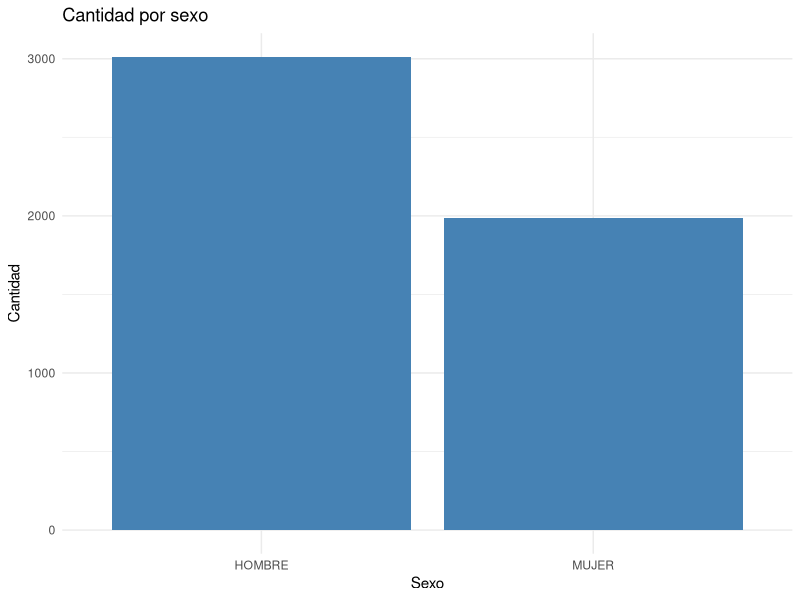
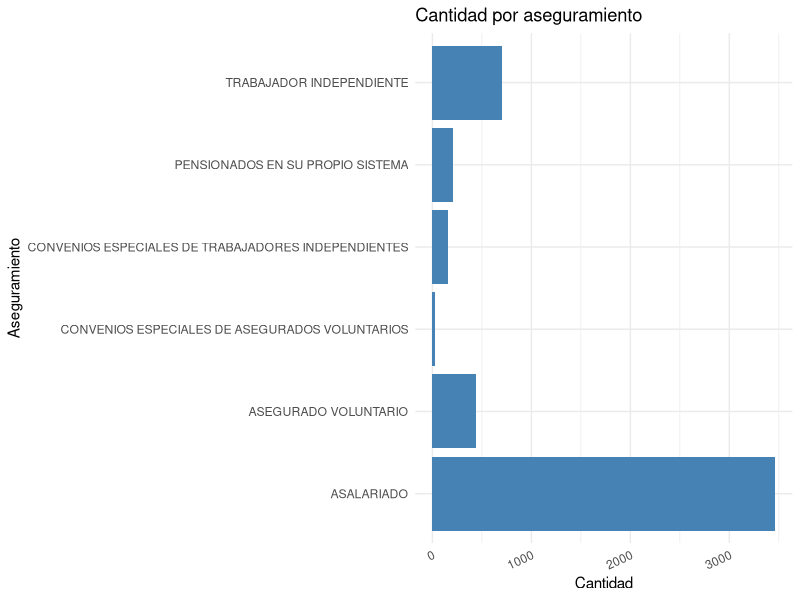
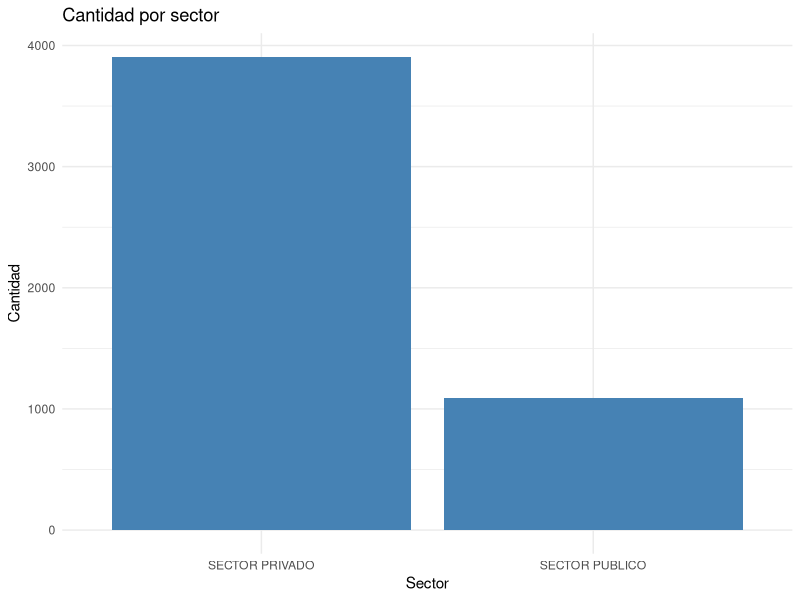
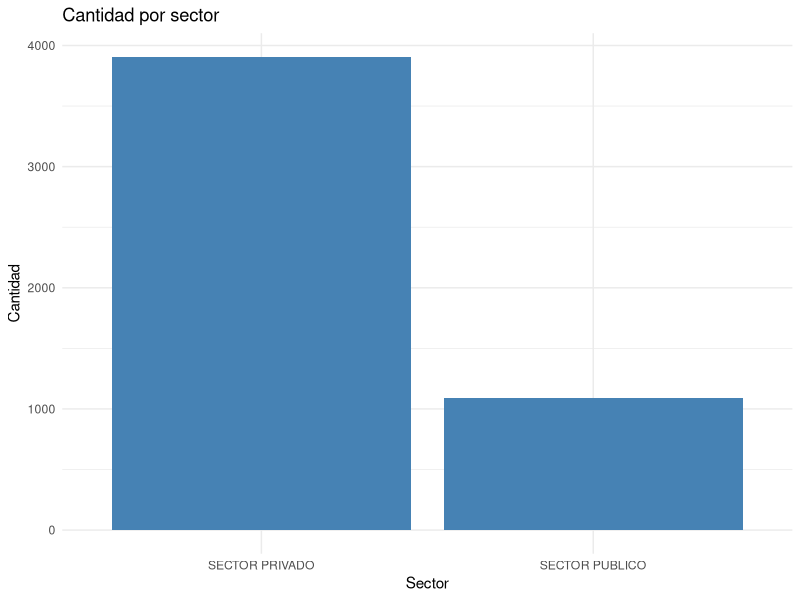
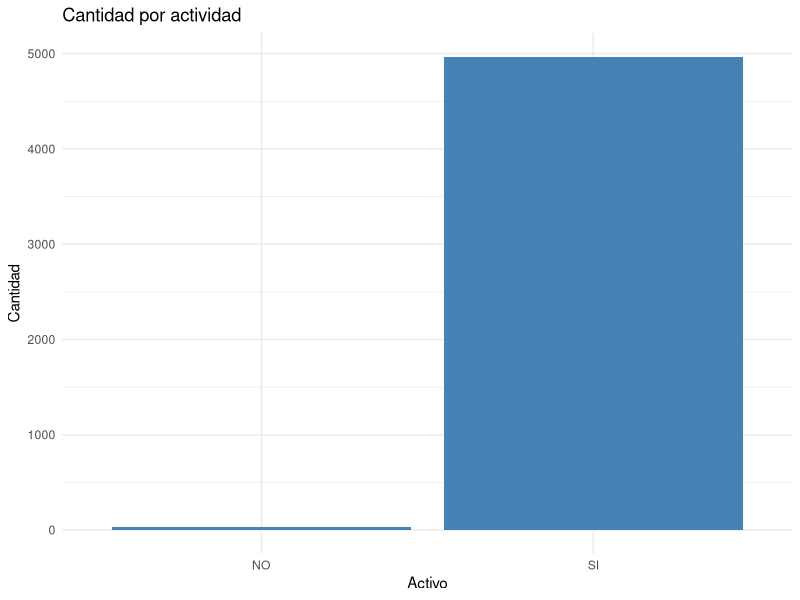
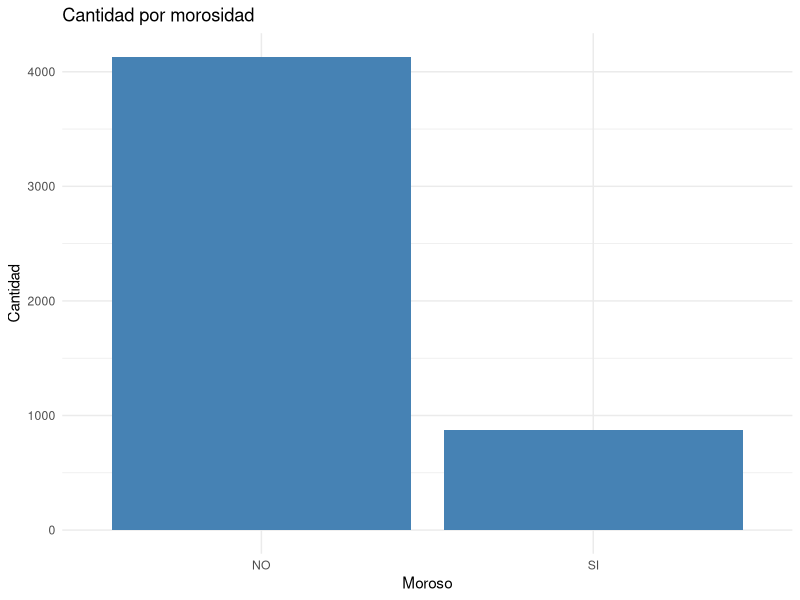
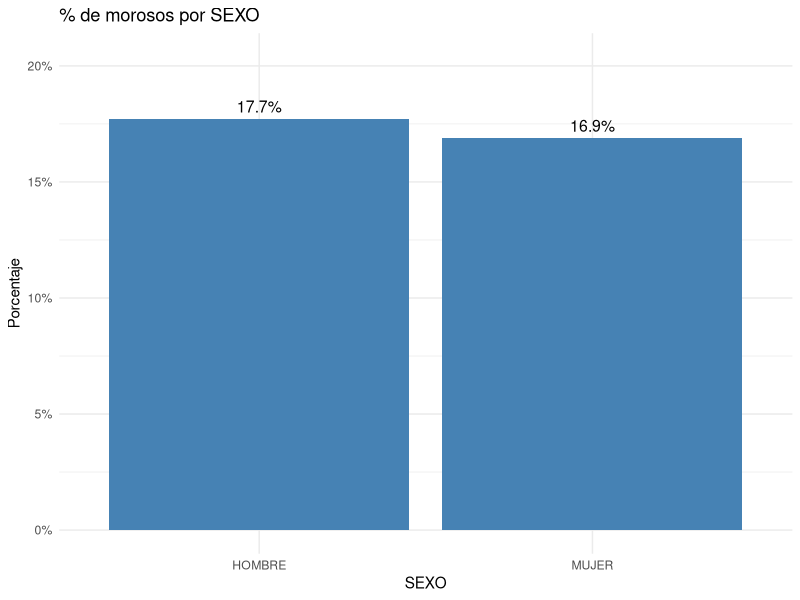
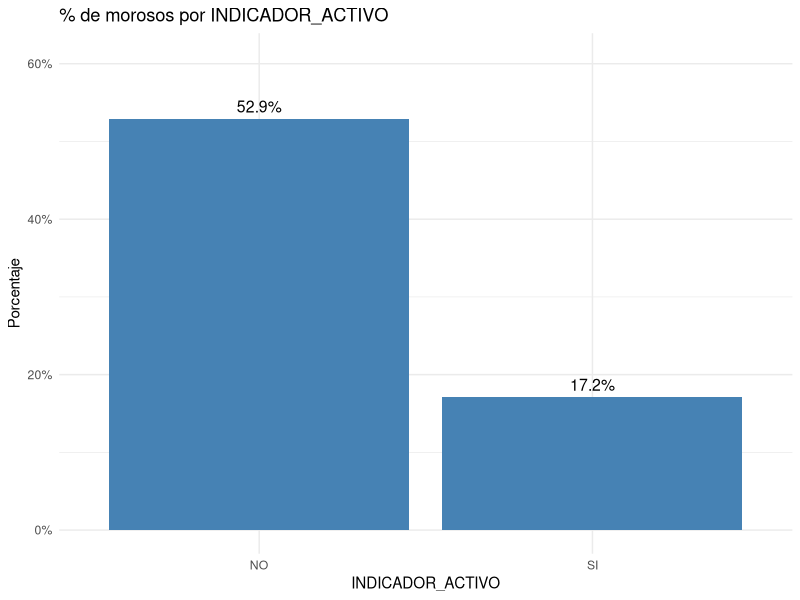

Recreate these plots in R, in order.
## ---- chunk 1
library(tidyverse)
library(scales)
library(readxl)
moras <- read_excel("moras.xlsx")

## ---- chunk 2
resumen <- moras %>%
  summarise(
    media.edad = mean(EDAD, na.rm = TRUE),
    minimo.edad = min(EDAD, na.rm = TRUE),
    maximo.edad = max(EDAD, na.rm = TRUE),
    q1.edad = quantile(EDAD, 0.25, na.rm = TRUE),
    q3.edad = quantile(EDAD, 0.75, na.rm = TRUE),
    
    media.salario = mean(SALARIO, na.rm = TRUE),
    minimo.salario = min(SALARIO, na.rm = TRUE),
    maximo.salario = max(SALARIO, na.rm = TRUE),
    q1.salario = quantile(SALARIO, 0.25, na.rm = TRUE),
    q3.salario = quantile(SALARIO, 0.75, na.rm = TRUE),
      )

resumen
## ---- chunk 3
mean.salario <- mean(moras$SALARIO, na.rm = TRUE)
mean.edad <- mean(moras$EDAD, na.rm = TRUE)
desviacion.salario <- sd(moras$SALARIO, na.rm = TRUE)
desviacion.edad <- sd(moras$EDAD, na.rm = TRUE)

moras <- moras %>% 
  mutate(
    Z.SALARIO = (SALARIO - mean.salario) / desviacion.salario,
    Z.EDAD = (EDAD - mean.edad) / desviacion.edad
    ) %>% 
  mutate(
    ATIPICO.SALARIO = if_else(abs(Z.SALARIO) > 1.96, "ATIPICO", "NO ATIPICO"),
    ATIPICO.EDAD = if_else(abs(Z.EDAD) > 1.96, "ATIPICO", "NO ATIPICO")
  )

## ---- chunk 4
porcentajes.na <- data.frame(
  dato = names(moras),
  faltante = colSums(is.na(moras))
) %>% 
  mutate(
    porcentajes.na = (faltante/5000)* 100
  )
## ---- chunk 5
#Los unicos con valores atipicos son Salario, tipo Aseguramiento y edad, con 3,2 y 3 valores respectivamente, lo cual no es significativo dentro del total (5000), por lo tanto por eficiencia se va a imputar con media y con moda.

moda.aseguramiento <- moras %>% 
  group_by(TIPO_ASEGURAMIENTO) %>% 
  summarise( contador = n()) %>% 
  arrange(desc(contador)) %>% 
  head(1)

moda.aseg <- moda.aseguramiento$TIPO_ASEGURAMIENTO

moras <- moras %>% 
  mutate(
    EDAD = if_else(is.na(EDAD), mean.edad, EDAD),
    SALARIO = if_else(is.na(SALARIO), mean.salario, SALARIO),
    TIPO_ASEGURAMIENTO = if_else(is.na(TIPO_ASEGURAMIENTO), moda.aseg, TIPO_ASEGURAMIENTO)
  )
## ---- chunk 6

graf.cantidadporsexo <- moras %>% 
  group_by(SEXO) %>% 
  summarise(contador = n()) %>% 
  ggplot(aes(x = SEXO, y = contador)) +
  geom_bar(stat = "identity", fill = "steelblue") +
  labs(title = "Cantidad por sexo", x = "Sexo", y = "Cantidad")+
  theme_minimal()

graf.cantidadporsexo

graf.cantidadporaseguramiento <- moras %>% 
  group_by(TIPO_ASEGURAMIENTO) %>% 
  summarise(contador = n()) %>% 
  ggplot(aes(x = TIPO_ASEGURAMIENTO, y = contador)) +
  coord_flip()+
  geom_bar(stat = "identity", fill = "steelblue") +
  labs(title = "Cantidad por aseguramiento", x = "Aseguramiento", y = "Cantidad")+
  theme_minimal()+
  theme(axis.text.x = element_text(angle = 25, hjust = 1))

graf.cantidadporaseguramiento

graf.cantidadporsector <- moras %>% 
  group_by(SECTOR) %>% 
  summarise(contador = n()) %>% 
  ggplot(aes(x = SECTOR, y = contador)) +
  geom_bar(stat = "identity", fill = "steelblue") +
  labs(title = "Cantidad por sector", x = "Sector", y = "Cantidad")+
  theme_minimal()

graf.cantidadporsector

graf.cantidadporextranjeros<- moras %>% 
  group_by(INDICADOR.EXTRANJERO) %>% 
  summarise(contador = n()) %>% 
  ggplot(aes(x = INDICADOR.EXTRANJERO, y = contador)) +
  geom_bar(stat = "identity", fill = "steelblue") +
  labs(title = "Cantidad por extranjeros", x = "Extranjero", y = "Cantidad")+
  theme_minimal()

graf.cantidadporsector

graf.cantidadporactividad <- moras %>% 
  group_by(INDICADOR_ACTIVO) %>% 
  summarise(contador = n()) %>% 
  ggplot(aes(x = INDICADOR_ACTIVO, y = contador)) +
  geom_bar(stat = "identity", fill = "steelblue") +
  labs(title = "Cantidad por actividad", x = "Activo", y = "Cantidad")+
  theme_minimal()

graf.cantidadporactividad

graf.cantidadpormorosidad <- moras %>% 
  group_by(INDICADOR_MOROSO) %>% 
  summarise(contador = n()) %>% 
  ggplot(aes(x = INDICADOR_MOROSO, y = contador)) +
  geom_bar(stat = "identity", fill = "steelblue") +
  labs(title = "Cantidad por morosidad", x = "Moroso", y = "Cantidad")+
  theme_minimal()

graf.cantidadpormorosidad

##La interpretacion de estas graficas es analoga al de excel, pues son los mismos graficos.

## ---- chunk 7
graf.porcentajemorosidad <- function(data, categoria){
  
  datos <- data %>% 
    group_by(.data[[categoria]]) %>% 
    summarise(
      cantidad   = n(),
      morosos    = sum(INDICADOR_MOROSO == "SI"),
      porcentaje = morosos / cantidad
    )
  
  ggplot(datos, aes(x = .data[[categoria]], y = porcentaje)) +
    geom_col(fill = "steelblue") +
    geom_text(aes(label = percent(porcentaje, accuracy = 0.1)),
              vjust = -0.5, size = 4) +
    scale_y_continuous(labels = percent_format(accuracy = 1),
                       limits = c(0, max(datos$porcentaje) * 1.15)) +
    labs( title = paste("% de morosos por", categoria), x = categoria,y = "Porcentaje"
    ) +
    theme_minimal()
}

graf.porcentajemorosidad(moras, "SEXO")

#Note que aunque hay diferencia es minima, no es ni un 1% la diferencia entre el porcentaje de hombres y mujeres morosas, lo indica que esta categoria no da mucha informacion para decidir si una persona va a ser morosa por su SEXO

graf.porcentajemorosidad(moras, "INDICADOR_ACTIVO")

#Note que aquí la diferencia es bastante, las personas no activan son mucho mas morosas que las activas, lo cual tiene un poco de sentido, pues es de esperar que las personas activas tiendan a cumplir mas con los cumplimientos

graf.porcentajemorosidad(moras, "INDICADOR.EXTRANJERO")

#Este grafico nos muestra como las personas extranjeras tienden a ser mas morosas que las no extranjeras, las razones de esto pueden ser varias, como la estabilidad laboral, pues en muchas ocaciones los extranjeros no tienen salario o empleo fijo (en los locales tambien se da pero menos)

graf.porcentajemorosidad(moras, "SECTOR")

#El sector privado tiene una mayor cantidad de morosos (18%), lo cual se puede deber a que las personas en el sector publico suelen ser tener mejores salarios y mejor estabilidad lo cual lo llevan a cumplir mas con sus pagos.


distribucion.aseg <- moras %>% 
  group_by(TIPO_ASEGURAMIENTO) %>% 
  summarise(
    cantidad = n(),
    morosos = sum(INDICADOR_MOROSO == "SI"),
    porcentaje = morosos / cantidad
  )

ggplot(distribucion.aseg, aes(x = porcentaje, y = TIPO_ASEGURAMIENTO)) +
  geom_col(fill = "steelblue") +
  geom_text(aes(label = percent(porcentaje, accuracy = 0.1)),
            hjust = -0.1, size = 4) +
  scale_x_continuous(labels = percent_format(accuracy = 1),
                     limits = c(0, max(distribucion.aseg$porcentaje) * 1.15)) +
  labs(title = "% de morosos por tipo de aseguramiento",x = "Porcentaje",y = "Tipo de aseguramiento"
  ) +
  theme_minimal()

#Note que el trabajadores independientes es extremadamente alto (56%) lo cual se puede deber a varias razones, como a que esta población el salario que perciben suele variar mucho dependiendo las fechas del año y diversos factores, lo cual puede llevar a que muchas veces no puedan realizar los pagos.

